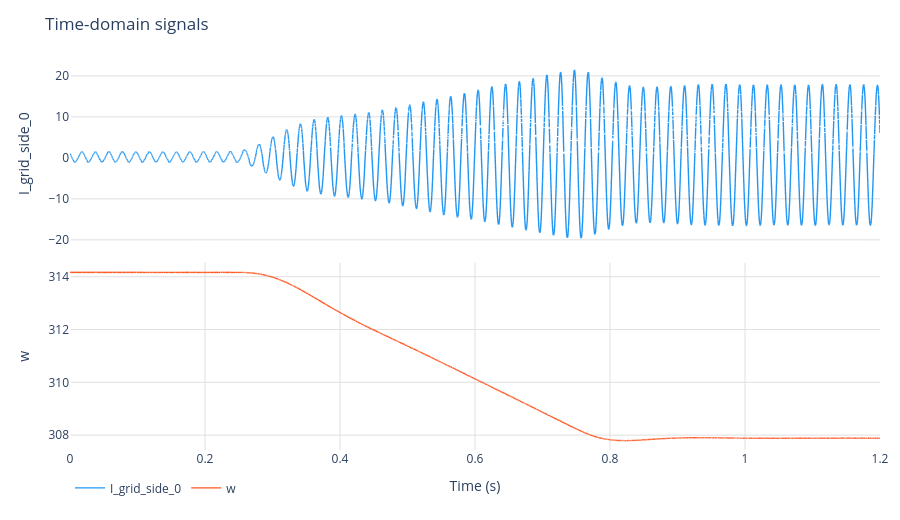

This figure's notebook cell:
### Markdown cell above
## 4 — Time-Domain Plot

> One interactive figure per file.  Within a file, `PLOT_GROUPS` controls subplot layout.

### Code cell
plot_time_domain(
    all_data,
    plot_groups    = PLOT_GROUPS,
    title_override = PLOT_TITLE,
    height_per_ch  = PLOT_HEIGHT_PER_CH,
    fig_width      = PLOT_WIDTH,
    legend_names   = LEGEND_NAMES,
    yaxis_labels   = YAXIS_LABELS,
)

### Figure 1 — Plotly figure (JSON) as saved in the notebook; plotly's stock layout.template omitted (floating-point values rounded to 4 significant figures; data arrays with more than 128 entries replaced by an {"elided": "..."} marker saying what was removed)
{"data": [{"line": {"color": "#2196F3", "width": 1.4}, "mode": "lines", "name": "I_grid_side_0", "type": "scattergl", "x": {"elided": "59891 float values"}, "xaxis": "x", "y": {"elided": "59891 float values"}, "yaxis": "y"}, {"line": {"color": "#FF5722", "width": 1.4}, "mode": "lines", "name": "w", "type": "scattergl", "x": {"elided": "59891 float values"}, "xaxis": "x2", "y": {"elided": "59891 float values"}, "yaxis": "y2"}], "layout": {"height": 520, "hovermode": "x unified", "legend": {"bgcolor": "rgba(255,255,255,0.85)", "orientation": "h", "y": -0.06}, "margin": {"b": 70, "l": 70, "r": 20, "t": 60}, "paper_bgcolor": "white", "plot_bgcolor": "white", "title": {"text": "Time-domain signals"}, "xaxis": {"anchor": "y", "domain": [0, 1], "matches": "x2", "showticklabels": false}, "xaxis2": {"anchor": "y2", "domain": [0, 1], "gridcolor": "#e0e0e0", "showgrid": true, "title": {"text": "Time (s)"}}, "yaxis": {"anchor": "x", "domain": [0.52, 1], "gridcolor": "#e0e0e0", "showgrid": true, "title": {"text": "I_grid_side_0"}}, "yaxis2": {"anchor": "x2", "domain": [0, 0.48], "gridcolor": "#e0e0e0", "showgrid": true, "title": {"text": "w"}}}}
